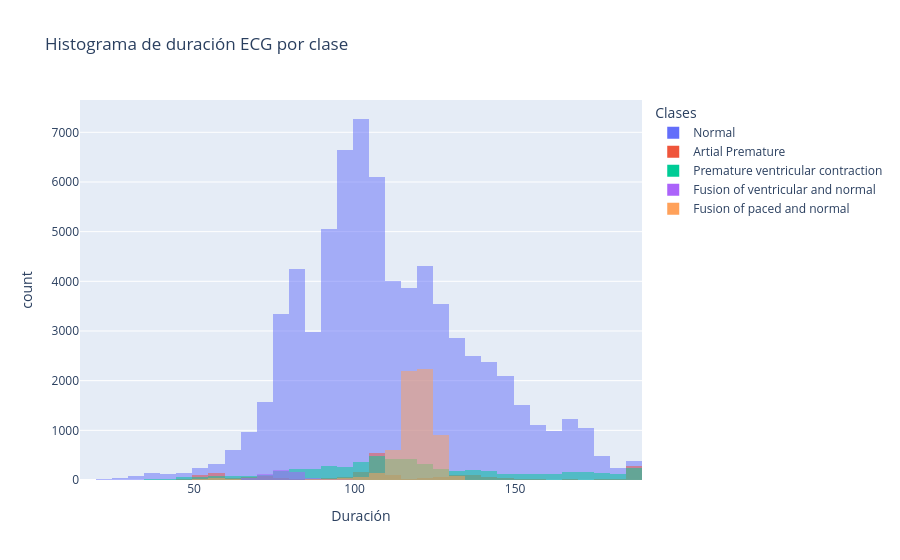

Notebook code for this chart:
### Code cell
import plotly.express as px

fig = px.histogram(
    train_data, 
    x="duracion_no_ceros", 
    color="label", 
    barmode="overlay", 
    nbins=40,
    title="Histograma de duración ECG por clase",
    labels={"duracion_no_ceros": "Duración", "label": "Clases"}
)
fig.show()

### Figure 1 — Plotly figure (JSON) as saved in the notebook; plotly's stock layout.template omitted (floating-point values rounded to 4 significant figures; data arrays with more than 128 entries replaced by an {"elided": "..."} marker saying what was removed)
{"data": [{"bingroup": "x", "hovertemplate": "Clases=Normal<br>Duración=%{x}<br>count=%{y}<extra></extra>", "legendgroup": "Normal", "marker": {"color": "#636efa", "opacity": 0.5, "pattern": {"shape": ""}}, "name": "Normal", "nbinsx": 40, "orientation": "v", "showlegend": true, "type": "histogram", "x": {"elided": "72471 int values"}, "xaxis": "x", "yaxis": "y"}, {"bingroup": "x", "hovertemplate": "Clases=Artial Premature<br>Duración=%{x}<br>count=%{y}<extra></extra>", "legendgroup": "Artial Premature", "marker": {"color": "#EF553B", "opacity": 0.5, "pattern": {"shape": ""}}, "name": "Artial Premature", "nbinsx": 40, "orientation": "v", "showlegend": true, "type": "histogram", "x": {"elided": "2223 int values"}, "xaxis": "x", "yaxis": "y"}, {"bingroup": "x", "hovertemplate": "Clases=Premature ventricular contraction<br>Duración=%{x}<br>count=%{y}<extra></extra>", "legendgroup": "Premature ventricular contraction", "marker": {"color": "#00cc96", "opacity": 0.5, "pattern": {"shape": ""}}, "name": "Premature ventricular contraction", "nbinsx": 40, "orientation": "v", "showlegend": true, "type": "histogram", "x": {"elided": "5788 int values"}, "xaxis": "x", "yaxis": "y"}, {"bingroup": "x", "hovertemplate": "Clases=Fusion of ventricular and normal<br>Duración=%{x}<br>count=%{y}<extra></extra>", "legendgroup": "Fusion of ventricular and normal", "marker": {"color": "#ab63fa", "opacity": 0.5, "pattern": {"shape": ""}}, "name": "Fusion of ventricular and normal", "nbinsx": 40, "orientation": "v", "showlegend": true, "type": "histogram", "x": {"elided": "641 int values"}, "xaxis": "x", "yaxis": "y"}, {"bingroup": "x", "hovertemplate": "Clases=Fusion of paced and normal<br>Duración=%{x}<br>count=%{y}<extra></extra>", "legendgroup": "Fusion of paced and normal", "marker": {"color": "#FFA15A", "opacity": 0.5, "pattern": {"shape": ""}}, "name": "Fusion of paced and normal", "nbinsx": 40, "orientation": "v", "showlegend": true, "type": "histogram", "x": {"elided": "6431 int values"}, "xaxis": "x", "yaxis": "y"}], "layout": {"barmode": "overlay", "legend": {"title": {"text": "Clases"}, "tracegroupgap": 0}, "title": {"text": "Histograma de duración ECG por clase"}, "xaxis": {"anchor": "y", "domain": [0, 1], "title": {"text": "Duración"}}, "yaxis": {"anchor": "x", "domain": [0, 1], "title": {"text": "count"}}}}
